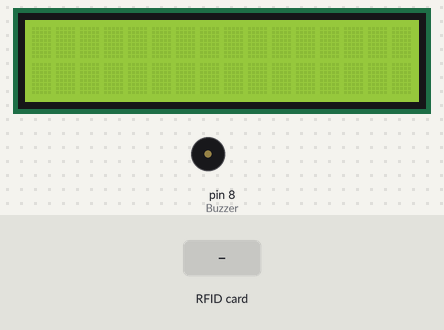
Recording of a sketch running on a simulated Arduino Uno, built with avr-gcc and run on an emulated ATmega328P. Parts: 16×2 character LCD, buzzer (waves = sounding). Inputs (shaded band) come from the test bench. What the sketch prints to the serial monitor is not drawn.

Above: at 3.3 s.
3.4 s: RFID card 43 55 A7 AC held to the reader
At 4.3 s:
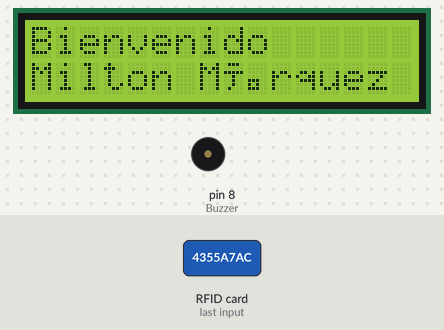
5.9 s: RFID card 82 7E 1F 1A held to the reader
At 6.7 s:
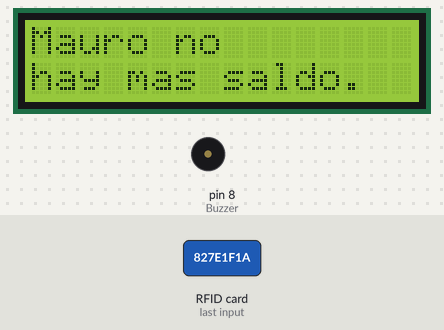
8.4 s: RFID card 5E 7A 19 C4 held to the reader
At 9.7 s:
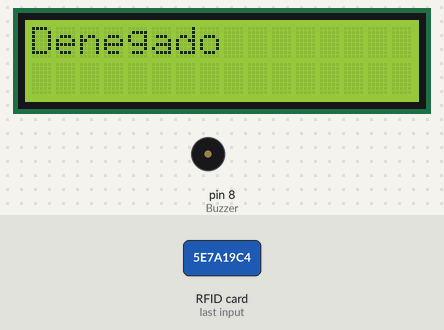
Timing chart, 0 to 11.4 s (numbered marks = the images above; inputs shaded):
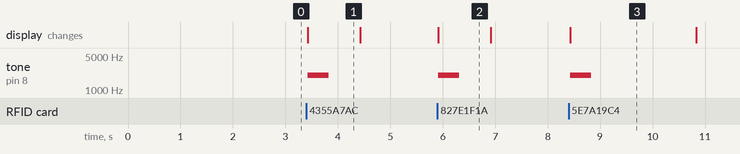

Measured:
- after the input at 3.4 s, tone on pin 8 (Buzzer): silent → 2000 Hz at once, → silent 0.40 s later; the display: changes at once (image 1)
- after the input at 5.9 s, tone on pin 8 (Buzzer): silent → 2000 Hz at once, → silent 0.40 s later; the display: changes at once (image 2)
- after the input at 8.4 s, tone on pin 8 (Buzzer): silent → 2000 Hz at once, → silent 0.40 s later; the display: changes at once (image 3)
- what the display in image 1 shows lasts 1.0 s, from 3.4 s to 4.4 s
- what the display in image 3 shows lasts 2.4 s, from 8.4 s to 10.8 s

The sketch:

Proyecto.ino
```cpp
#include <SPI.h>      // incluye libreria bus SPI
#include <MFRC522.h>      // incluye libreria especifica para MFRC522
#include <LiquidCrystal.h> // incluye libreria específica para la pantalla LCD

#define RST_PIN  9      // constante para referenciar pin de reset
#define SS_PIN  10      // constante para referenciar pin de slave select
#define Buzzer 8        // constante para pin del buzzer


MFRC522 mfrc522(SS_PIN, RST_PIN); // crea objeto mfrc522 enviando pines de slave select y reset
LiquidCrystal lcd(2, 3, 5, 4, 6 ,7); // crea objeto para lcd

byte LecturaUID[4]; // crea array para almacenar el UID leido
byte Usuario1[4]= {0x43, 0x55, 0xA7, 0xAC} ; // UID de tarjeta leido en programa 1
byte Usuario2[4]= {0x82, 0x7E, 0x1F, 0x1A} ; // UID de llavero leido en programa 1


void setup() {
  Serial.begin(9600);     // inicializa comunicacion por monitor serie a 9600 bps
  SPI.begin();        // inicializa bus SPI
  lcd.begin(16, 2); // inicializa LCD
  delay(2000);
  lcd.clear();
  mfrc522.PCD_Init();     // inicializa modulo lector
  Serial.println("Listo");    // Muestra texto Listo

}

void loop() {


  if ( ! mfrc522.PICC_IsNewCardPresent())   // si no hay una tarjeta presente
    return;           // retorna al loop esperando por una tarjeta

  if ( ! mfrc522.PICC_ReadCardSerial())     // si no puede obtener datos de la tarjeta
    return;           // retorna al loop esperando por otra tarjeta

    Serial.print("UID:");       // muestra texto UID:
    for (byte i = 0; i < mfrc522.uid.size; i++) { // bucle recorre de a un byte por vez el UID
      if (mfrc522.uid.uidByte[i] < 0x10){   // si el byte leido es menor a 0x10
        Serial.print(" 0");       // imprime espacio en blanco y numero cero
        }
        else{ // sino
          Serial.print(" ");        // imprime un espacio en blanco
          }
          Serial.print(mfrc522.uid.uidByte[i], HEX);    // imprime el byte del UID leido en hexadecimal
          LecturaUID[i]=mfrc522.uid.uidByte[i];     // almacena en array el byte del UID leido
          }
          Serial.print("\t");         // imprime un espacio de tabulacion

          if(comparaUID(LecturaUID, Usuario1)) {   // llama a funcion comparaUID con Usuario1
            Serial.println("Bienvenido Milton Márquez"); // si retorna verdadero muestra texto bienvenida
            lcd.clear();
            lcd.setCursor(0,0);
            lcd.print("Bienvenido");
            lcd.setCursor(0,1);
            lcd.print("Milton Márquez");
            tone(Buzzer, 2000); // ejecuta ruido buzzer
            delay(400); // por 4 milisegundos
            noTone(Buzzer); // deja de sonar buzzer
            delay(600);
            lcd.clear();


          } else if(comparaUID(LecturaUID, Usuario2)){ // llama a funcion comparaUID con Usuario2
            Serial.println("Bienvenido"); // si retorna verdadero muestra texto bienvenida
            lcd.clear();
            lcd.setCursor(0,0);
            lcd.print("Mauro no");
            lcd.setCursor(0,1);
            lcd.print("hay mas saldo.");
            tone(Buzzer, 2000); // ejecuta ruido buzzer
            delay(400); // por 4 milisegundos
            noTone(Buzzer); // deja de sonar buzzer
            delay(600);
            lcd.clear();

          } else { // si retorna falso
            Serial.println("Denegado"); // muestra texto equivalente a acceso denegado
            lcd.print("Denegado");
            tone(Buzzer, 2000); // ejecuta ruido buzzer
            delay(400); // por 4 milisegundos
            noTone(Buzzer); // deja de sonar buzzer
            delay(2000);
            lcd.clear();
          }

            mfrc522.PICC_HaltA();     // detiene comunicacion con tarjeta
}

boolean comparaUID(byte lectura[],byte usuario[]) // funcion comparaUID
{
  for (byte i=0; i < mfrc522.uid.size; i++){    // bucle recorre de a un byte por vez el UID
  if(lectura[i] != usuario[i])        // si byte de UID leido es distinto a usuario
    return(false);          // retorna falso
  }
  return(true); // si los 4 bytes coinciden retorna verdadero
}
```
